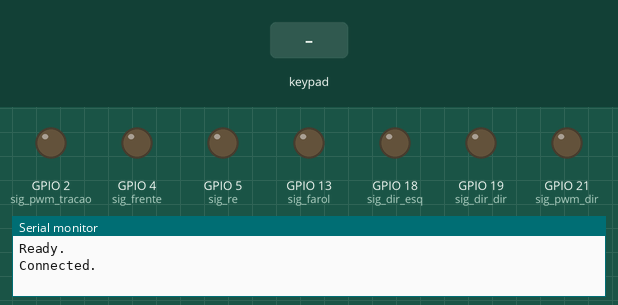
The program below on a simulated ESP32. On the bench: output pins drawn as LEDs (lit = HIGH), the last lines printed to the serial monitor. The inputs (shaded band) are chosen by the test bench. Nothing arrives over Bluetooth unless stated.

Above: at 1.2 s.
1.3 s: key 'T' pressed
At 2.3 s:
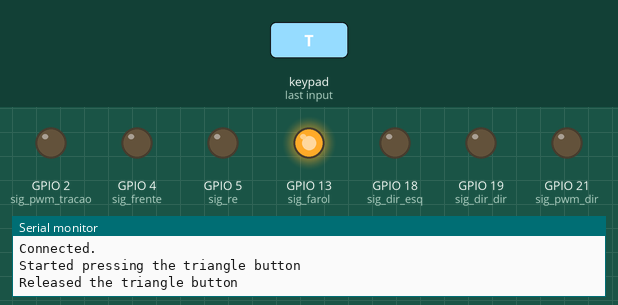
Timing chart, 0 to 4.3 s (numbered marks = the images above; inputs shaded):
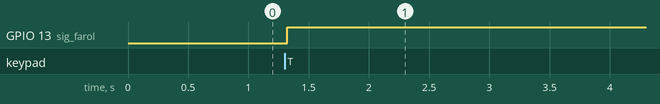

The program:

main.cpp
```cpp
#include <Arduino.h>
#include <Ps3Controller.h>
#include <stdlib.h>


#define sig_pwm_tracao 2
#define sig_frente     4
#define sig_re         5

#define sig_dir_esq    18
#define sig_dir_dir    19
#define sig_pwm_dir    21

#define sig_farol      13

int player = 0;
int battery = 0;

void notify()
{
        if (Ps3.data.analog.stick.lx>10)
       {
           digitalWrite(sig_dir_dir,1);
           digitalWrite(sig_dir_esq,0);

       }
       else if (Ps3.data.analog.stick.lx<-10)
       {
           digitalWrite(sig_dir_dir,0);
           digitalWrite(sig_dir_esq,1);
       }

    int8_t aux= Ps3.data.analog.stick.lx;
    if(aux<0)
        aux=aux*-1;

    uint8_t aux2=(uint8_t)aux;

    if(aux2>10)
        ledcWrite(1,aux2*2);
    else
        ledcWrite(1, 0);

    //--- Digital cross/square/triangle/circle button events ---


    if( Ps3.event.button_down.triangle )
    {
        Serial.println("Started pressing the triangle button");
        digitalWrite(sig_farol,!digitalRead(sig_farol));
    }
    if( Ps3.event.button_up.triangle )
        Serial.println("Released the triangle button");

    //-------------- Digital trigger button events -------------
    if( Ps3.event.button_down.l2 )
    {
        Serial.println("Started pressing the left trigger button");
        digitalWrite(sig_re,1);
    }

    if( Ps3.event.button_up.l2 )
    {
        Serial.println("Released the left trigger button");
        digitalWrite(sig_re,0);
    }


    if( Ps3.event.button_down.r2 )
    {
        Serial.println("Started pressing the right trigger button");
        digitalWrite(sig_frente,1);
    }

    if( Ps3.event.button_up.r2 )
    {
        Serial.println("Released the right trigger button");
        digitalWrite(sig_frente,0);
    }


    //---------------- Analog stick value events ---------------
   if( abs(Ps3.event.analog_changed.stick.lx) + abs(Ps3.event.analog_changed.stick.ly) > 2 ){
       Serial.print("Moved the left stick:");
       Serial.print(" x="); Serial.print(Ps3.data.analog.stick.lx, DEC);

       Serial.print(" y="); Serial.print(Ps3.data.analog.stick.ly, DEC);
       Serial.println();
    }
  //  else
    //    ledcWrite(1,0);

   if( abs(Ps3.event.analog_changed.stick.rx) + abs(Ps3.event.analog_changed.stick.ry) > 2 ){
       Serial.print("Moved the right stick:");
       Serial.print(" x="); Serial.print(Ps3.data.analog.stick.rx, DEC);
       Serial.print(" y="); Serial.print(Ps3.data.analog.stick.ry, DEC);
       Serial.println();
   }


   //---------------------- Battery events ---------------------
    if( battery != Ps3.data.status.battery ){
        battery = Ps3.data.status.battery;
        Serial.print("The controller battery is ");
        if( battery == ps3_status_battery_charging )      Serial.println("charging");
        else if( battery == ps3_status_battery_full )     Serial.println("FULL");
        else if( battery == ps3_status_battery_high )     Serial.println("HIGH");
        else if( battery == ps3_status_battery_low)       Serial.println("LOW");
        else if( battery == ps3_status_battery_dying )    Serial.println("DYING");
        else if( battery == ps3_status_battery_shutdown ) Serial.println("SHUTDOWN");
        else Serial.println("UNDEFINED");
    }

}

void onConnect(){
    Serial.println("Connected.");
}

void setup()
{
    Serial.begin(115200);

    Ps3.attach(notify);
    Ps3.attachOnConnect(onConnect);
    Ps3.begin("98:83:89:8d:74:b6");

    pinMode(sig_frente,OUTPUT);
    pinMode(sig_re,OUTPUT);
    pinMode(sig_dir_esq,OUTPUT);
    pinMode(sig_dir_dir,OUTPUT);
    pinMode(sig_farol,OUTPUT);

    ledcSetup(0, 2500, 8);
    ledcAttachPin(sig_pwm_tracao, 0);
    ledcSetup(1, 2500, 8);
    ledcAttachPin(sig_pwm_dir, 1);
    Serial.println("Ready.");
}

void loop()
{
    if(!Ps3.isConnected())
        return;


    delay(2000);
}
```

Measured:
- after the input at 1.3 s, GPIO 13 (sig_farol): LOW → HIGH at once
